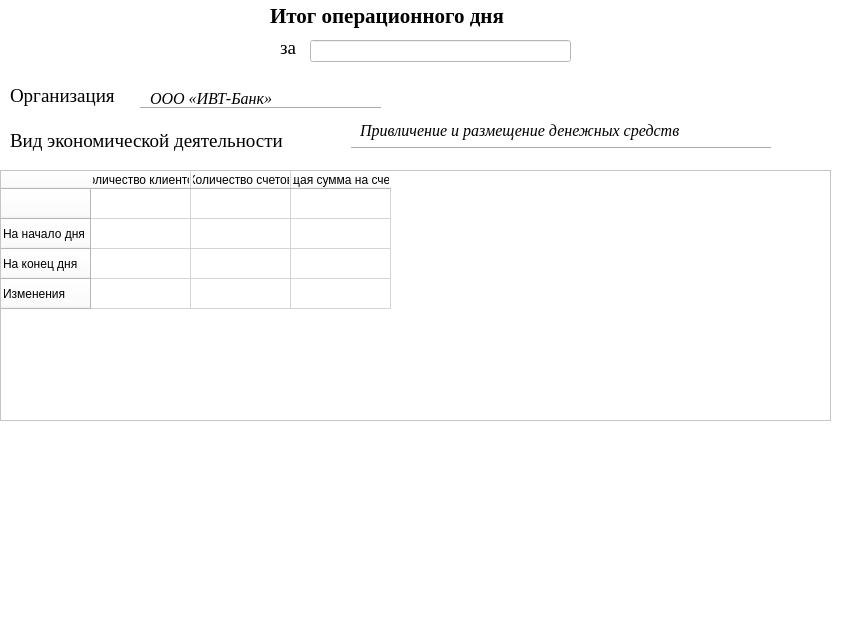
<?xml version="1.0" encoding="UTF-8"?>
<ui version="4.0">
 <class>Form</class>
 <widget class="QWidget" name="Form">
  <property name="geometry">
   <rect>
    <x>0</x>
    <y>0</y>
    <width>841</width>
    <height>635</height>
   </rect>
  </property>
  <property name="windowTitle">
   <string>Form</string>
  </property>
  <property name="styleSheet">
   <string notr="true">background-color: rgb(255, 255, 255);</string>
  </property>
  <widget class="QLabel" name="label_7">
   <property name="geometry">
    <rect>
     <x>360</x>
     <y>120</y>
     <width>451</width>
     <height>21</height>
    </rect>
   </property>
   <property name="font">
    <font>
     <family>Times New Roman</family>
     <pointsize>12</pointsize>
     <italic>true</italic>
    </font>
   </property>
   <property name="text">
    <string>Привличение и размещение денежных средств</string>
   </property>
  </widget>
  <widget class="QLabel" name="label_2">
   <property name="geometry">
    <rect>
     <x>10</x>
     <y>80</y>
     <width>131</width>
     <height>31</height>
    </rect>
   </property>
   <property name="font">
    <font>
     <family>Times New Roman</family>
     <pointsize>14</pointsize>
    </font>
   </property>
   <property name="text">
    <string>Организация</string>
   </property>
  </widget>
  <widget class="Line" name="line_2">
   <property name="geometry">
    <rect>
     <x>350</x>
     <y>140</y>
     <width>421</width>
     <height>16</height>
    </rect>
   </property>
   <property name="styleSheet">
    <string notr="true">color: rgb(0, 0, 0);</string>
   </property>
   <property name="orientation">
    <enum>Qt::Horizontal</enum>
   </property>
  </widget>
  <widget class="QLabel" name="label_5">
   <property name="geometry">
    <rect>
     <x>590</x>
     <y>420</y>
     <width>221</width>
     <height>211</height>
    </rect>
   </property>
   <property name="text">
    <string/>
   </property>
   <property name="pixmap">
    <pixmap resource="files.qrc">:/Shablon-dlya-sayta.png</pixmap>
   </property>
  </widget>
  <widget class="QTableWidget" name="tableWidget">
   <property name="geometry">
    <rect>
     <x>0</x>
     <y>170</y>
     <width>831</width>
     <height>251</height>
    </rect>
   </property>
   <row>
    <property name="text">
     <string/>
    </property>
   </row>
   <row>
    <property name="text">
     <string>На начало дня</string>
    </property>
   </row>
   <row>
    <property name="text">
     <string>На конец дня</string>
    </property>
   </row>
   <row>
    <property name="text">
     <string>Изменения</string>
    </property>
   </row>
   <column>
    <property name="text">
     <string>Количество клиентов</string>
    </property>
   </column>
   <column>
    <property name="text">
     <string>Количество счетов</string>
    </property>
   </column>
   <column>
    <property name="text">
     <string>Общая сумма на счетах</string>
    </property>
   </column>
  </widget>
  <widget class="QLabel" name="label_3">
   <property name="geometry">
    <rect>
     <x>280</x>
     <y>40</y>
     <width>21</width>
     <height>16</height>
    </rect>
   </property>
   <property name="font">
    <font>
     <family>Times New Roman</family>
     <pointsize>14</pointsize>
    </font>
   </property>
   <property name="text">
    <string>за</string>
   </property>
  </widget>
  <widget class="QLineEdit" name="lineEdit">
   <property name="geometry">
    <rect>
     <x>310</x>
     <y>40</y>
     <width>261</width>
     <height>22</height>
    </rect>
   </property>
  </widget>
  <widget class="QLabel" name="label_6">
   <property name="geometry">
    <rect>
     <x>10</x>
     <y>130</y>
     <width>341</width>
     <height>21</height>
    </rect>
   </property>
   <property name="font">
    <font>
     <family>Times New Roman</family>
     <pointsize>14</pointsize>
     <weight>50</weight>
     <bold>false</bold>
    </font>
   </property>
   <property name="text">
    <string>Вид экономической деятельности</string>
   </property>
  </widget>
  <widget class="QLabel" name="label">
   <property name="geometry">
    <rect>
     <x>270</x>
     <y>0</y>
     <width>311</width>
     <height>31</height>
    </rect>
   </property>
   <property name="font">
    <font>
     <family>Times New Roman</family>
     <pointsize>16</pointsize>
     <weight>75</weight>
     <bold>true</bold>
    </font>
   </property>
   <property name="text">
    <string>Итог операционного дня</string>
   </property>
  </widget>
  <widget class="Line" name="line">
   <property name="geometry">
    <rect>
     <x>140</x>
     <y>100</y>
     <width>241</width>
     <height>16</height>
    </rect>
   </property>
   <property name="styleSheet">
    <string notr="true">color: rgb(0, 0, 0);</string>
   </property>
   <property name="orientation">
    <enum>Qt::Horizontal</enum>
   </property>
  </widget>
  <widget class="QLabel" name="label_4">
   <property name="geometry">
    <rect>
     <x>150</x>
     <y>90</y>
     <width>201</width>
     <height>16</height>
    </rect>
   </property>
   <property name="font">
    <font>
     <family>Times New Roman</family>
     <pointsize>12</pointsize>
     <italic>true</italic>
    </font>
   </property>
   <property name="text">
    <string>ООО «ИВТ-Банк»</string>
   </property>
  </widget>
 </widget>
 <resources/>
 <connections/>
</ui>
